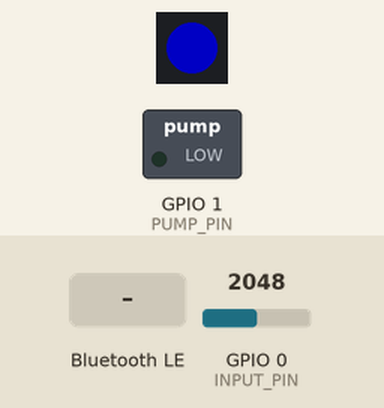
The sketch below on a simulated ESP32-C3. Parts: 1 RGB LEDs in strip order, left to right, switched loads named in the sketch (green lamp = pin HIGH). Inputs (shaded band) come from the test bench; at power-on: GPIO 0 (INPUT_PIN) = 2048. Dim RGB values are drawn brighter than linear; nothing arrives over Bluetooth unless stated; a phone connects over Bluetooth LE 3 s after start; what the sketch prints to the serial monitor is not drawn.

Above: at 1.3 s.
1.4 s: Bluetooth LE write "WT" received
At 2.79 s:
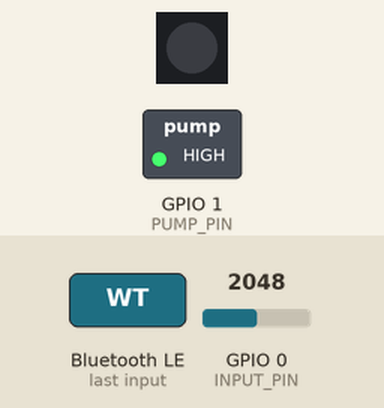
4.8 s: Bluetooth LE write "PT" received
At 6.45 s:
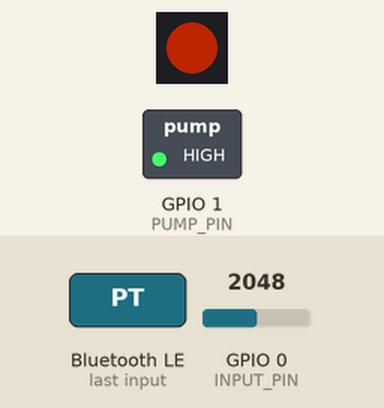
8.2 s: Bluetooth LE write "WN" received
11.6 s: Bluetooth LE write "WL" received
At 12.24 s:
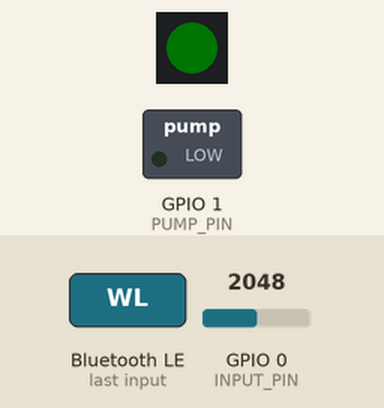
Timing chart, 0 to 16.0 s (numbered marks = the images above; inputs shaded):
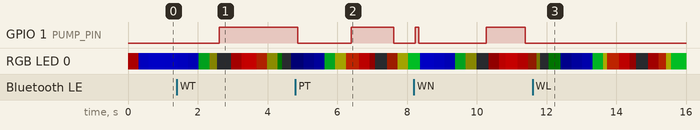

Measured:
- after the input at 1.4 s, GPIO 1 (PUMP_PIN): LOW → HIGH after 1.2 s
- after the input at 4.8 s, GPIO 1 (PUMP_PIN): HIGH → LOW after 0.07 s, → HIGH 1.5 s later, → LOW 1.2 s later
- after the input at 11.6 s, GPIO 1 (PUMP_PIN): stays LOW (without the input it goes to HIGH after 2.3 s)

The sketch:

SMTester2.ino
```cpp
// SMTester2 bbd
/* for M5Stamp C3 using Wartering Unit
 * Arduino 1.8.19
 * [環境設定]-[追加のボードマネージャのURL]
 * https://raw.githubusercontent.com/espressif/arduino-esp32/gh-pages/package_esp32_dev_index.json
 * [ESP32]-[ESP32C3 Dev Module]
 * Ambientのサンプルコードを参考にした。
 * https://github.com/AmbientDataInc/EnvSensorBleGw/blob/master/src/envSensor_esp32/BLE_BME280_bcast/BLE_BME280_bcast.ino
 * BLE_write.ino, BLE_notify.inoを参考にした。
 * https://github.com/electricbaka/bluejelly
 */

#include <Adafruit_NeoPixel.h>
#include <BLEDevice.h>
#include <BLEServer.h>
#include <BLEUtils.h>
#include <BLE2902.h>

#define TEST_MODE //水分計の戻り値をテストデータにする。

/*
 * コマンド:
 * WN   :今すぐ水やり
 * WL30 :水やりレベル設定（初期値:30）
 * YL40 :黄色レベル設定（初期値:40）
 * BL60 :青色レベル設定（初期値:60）
 * PT10 :ポンプ作動秒（初期値:10）
 * WT10 :待ち秒（初期値:10）
 */

// See the following for generating UUIDs:
// https://www.uuidgenerator.net/

#define SERVICE_UUID        "fd531f24-3c63-482a-bfb1-2c493e6f2c07"
#define CHARACTERISTIC_UUID "e953e123-8e3c-4de9-a70a-264898b4ea90"

#define INPUT_PIN 0
#define PUMP_PIN  1
#define LED_PIN   2

#define SECONDS(s)    ((s) * 1000)
#define MINUTES(m)    SECONDS((m) * 60)


#define ADVARTISE_TIME  SECONDS(5)
#define NOTIFY_TIME     100
#define HISTORY_TIME    MINUTES(20)


enum {
    IN_WLGT,  // 水分量％を調べる時間になった
    IN_WTNW,  // 今すぐ水やりコマンド, 水やり
    IN_POFF,  // ポンプOFFタイマーの時間になった
    IN_CNCT,  // 接続中になった
    IN_DCNT,  // 接続が解除された
    IN_ADDS,  // Advartiseデータ送信の時間になった
    IN_NTDS,  // notifyデータ送信の時間になった
    IN_HDAD,  // 履歴データ追加の時間になった
    IN_NOOP,  // 何もない
    NINPUTS
};

enum {
    AC_WLGT,  // 水分量％を調べる。タイマーリセット
    AC_PPON,  // ポンプON。 ポンプOFFタイマーセット
    AC_NPTR,  // 何もしない。 ポンプOFFタイマーリセット
    AC_POFF,  // ポンプOFF
    AC_AVDS,  // Advartiseデータ送信。ADタイマーリセット
    AC_NTDS,  // notifyデータ送信。notifyタイマーリセット
    AC_HDAD,  // 履歴データ追加の時間になった
    AC_NOOP,  // 何もしない。
    NACTIONS
};

enum {
    ST_WAIT,  // 待機
    ST_WTNG,  // 水やり中
    ST_CTWT,  // 接続中で待機
    ST_CTWG,  // 接続中で水やり中
    NSTATUS
};

static int action[NSTATUS][NINPUTS] = {
    { AC_WLGT, AC_PPON, AC_NOOP, AC_NOOP, AC_NOOP, AC_AVDS, AC_NTDS, AC_HDAD, AC_NOOP },
    { AC_WLGT, AC_NPTR, AC_POFF, AC_NOOP, AC_NOOP, AC_AVDS, AC_NTDS, AC_HDAD, AC_NOOP },
    { AC_WLGT, AC_PPON, AC_NOOP, AC_NOOP, AC_NOOP, AC_AVDS, AC_NTDS, AC_HDAD, AC_NOOP },
    { AC_WLGT, AC_NPTR, AC_POFF, AC_NOOP, AC_NOOP, AC_AVDS, AC_NTDS, AC_HDAD, AC_NOOP }
};

static int next_status[NSTATUS][NINPUTS] = {
    { ST_WAIT, ST_WTNG, ST_WAIT, ST_CTWT, ST_WAIT, ST_WAIT, ST_WAIT, ST_WAIT, ST_WAIT },
    { ST_WTNG, ST_WTNG, ST_WAIT, ST_CTWG, ST_WTNG, ST_WTNG, ST_WTNG, ST_WTNG, ST_WTNG },
    { ST_CTWT, ST_CTWG, ST_CTWT, ST_CTWT, ST_WAIT, ST_CTWT, ST_CTWT, ST_CTWT, ST_CTWT },
    { ST_CTWG, ST_CTWG, ST_CTWT, ST_CTWG, ST_WTNG, ST_CTWG, ST_CTWG, ST_CTWG, ST_CTWG }
};

bool deviceConnected = false;
bool prevDeviceConnected = false;

#define NCOLORS 5
static int colorRs[NCOLORS] = { 0x60, 0x50, 0x30, 0x00, 0x00 };
static int colorGs[NCOLORS] = { 0x00, 0x10, 0x30, 0x50, 0x00 };
static int colorBs[NCOLORS] = { 0x00, 0x00, 0x00, 0x10, 0x60 };
static int delays[NCOLORS] = { 4, 6, 8, 10, 12 };

//装置の状態
enum {
  stError,
  stWatering,
  stWaitRed,
  stWaitYellow,
  stWaitBlue
};

typedef struct {
  uint16_t count;             // 2:(0):カウント
  uint16_t wCount;            // 2:(2):水やりカウント
  uint8_t currentWaterLevel;  // 1:(4):現在の水分量%
  uint8_t status;             // 1:(5):状態
  uint8_t wateringLevel;      // 1:(6):水やりレベル
  uint8_t yellowLevel;        // 1:(7):黄色レベル
  uint8_t blueLevel;          // 1:(8):青色レベル
  uint8_t pumpTime;           // 1:(9):ポンプ作動秒
  uint8_t waitTime;           // 1:(10):待ち秒
} SALZData;

typedef struct {
  uint32_t millis;     //4
  uint8_t  waterLevel; //1
} HistoryData;

#define MAX_HD  200
HistoryData historyData[MAX_HD];

int lHd = 0;
int tHd = 0;
int bHd = 0;

typedef struct {
  SALZData sd;
  uint8_t iHd;
  uint8_t nHd;
  HistoryData hd;
  uint32_t nowMillis;
} SALZNotifyData;

static SALZNotifyData pSnd;


Adafruit_NeoPixel pixels(1, LED_PIN, NEO_GRB + NEO_KHZ800);

BLEServer         *pServer = NULL;
BLEService        *pService = NULL;
BLECharacteristic *pCharacteristic = NULL;
BLEAdvertising    *pAdvertising = NULL;

SALZData salzData;

unsigned long pumpTimeMillis = 0L;
unsigned long waitTimeMillis = 0L;
unsigned long advartiseTimeMillis = 0L;
unsigned long notifyTimeMillis = 0L;
unsigned long historyTimeMillis = 0L;

bool bForceWater = false;
bool bPump = false;


class MyServerCallbacks: public BLEServerCallbacks {
    void onConnect(BLEServer* pServer) {
      deviceConnected = true;
    };

    void onDisconnect(BLEServer* pServer) {
      deviceConnected = false;
    }
};


class MyCallbacks1: public BLECharacteristicCallbacks {
  void onWrite(BLECharacteristic *pCharacteristic) {
    std::string value = pCharacteristic->getValue();
    Serial.println("pCharacteristic->getValue();");

    if (value.length() > 0) {
      Serial.printf("Command:%s\n", value.c_str());
      std::string sCommand = value.substr(0, 2);
      int number = (value.length() > 2)
          ? std::stoi(value.substr(2)) : 0;

      if (sCommand == "WN") {
        Serial.printf("WN\n");
        bForceWater = true;
      }
      else if (sCommand == "WL") {
        Serial.printf("WL%d\n", number);
        salzData.wateringLevel = number;
      }
      else if (sCommand == "YL") {
        Serial.printf("YL%d\n", number);
        salzData.yellowLevel = number;
      }
      else if (sCommand == "BL") {
        Serial.printf("BL%d\n", number);
        salzData.blueLevel = number;
      }
      else if (sCommand == "PT") {
        Serial.printf("PT%d\n", number);
        salzData.pumpTime = number;
      }
      else if (sCommand == "WT") {
        Serial.printf("WT%d\n", number);
        salzData.waitTime = number;
      }
    }
  }
};


int
GetWl(void) {
  float val = 0.0;
  pinMode(INPUT_PIN, INPUT);
  for (int i = 0; i < 10; i++) {
    float v = analogRead(INPUT_PIN);
    val += v;
    delay(10);
  }
  return (int)(val / 10.0);
}


#ifdef TEST_MODE
int
GetCurrentWaterLevel(void) {
// テスト用 10～90の値を返す。
  static float th = 0.0;
  th += 2.0 * PI / 36.0;
  if (th > 2.0 * PI)
    th = 0.0;

// SALZmini2022と動作を合わせるため、呼ぶ
  int i = GetWl();

  return cos(th) * 40.0 + 50.0;
}


#else
int
GetCurrentWaterLevel(void) {
  //校正済の水分％を返す。
  //センサーを水に浸けた状態：1900
  //センサーを外に出した状態：2500
  const int wetWl = 1900;
  const int dryWl = 2500;
  int ret = (int)((1.0 - ((float)(GetWl() - wetWl) / (float)(dryWl - wetWl))) * 100.0);

  return (ret < 0) ? 0 : ((ret > 99) ? 99 : ret);
}
#endif


void
SetAdvartiseData(void) {
  // AdvartiseDataを設定する。送信は一定時間ごとに行われる。
  Serial.printf("\nSetData():wl:%d st:%d c:%d wC:%d\n",
      salzData.currentWaterLevel,
      salzData.status,
      salzData.count,
      salzData.wCount);

  BLEAdvertisementData oAdvertisementData = BLEAdvertisementData();

  oAdvertisementData.setName("SMT2");
  oAdvertisementData.setFlags(0x06); // BR_EDR_NOT_SUPPORTED | LE General Discoverable Mode

  std::string strServiceData = "";
  strServiceData += (char)0xff;   // AD Type 0xFF: Manufacturer specific data
  strServiceData += (char)0xff;   // Test manufacture ID low byte
  strServiceData += (char)0xff;   // Test manufacture ID high byte
  strServiceData += (char)salzData.currentWaterLevel;      // 水分量%
  strServiceData += (char)salzData.status;                 // 状態
  strServiceData += (char)(salzData.count & 0xff);         // カウントの下位バイト
  strServiceData += (char)((salzData.count >> 8) & 0xff);  // カウントの上位バイト
  strServiceData += (char)(salzData.wCount & 0xff);        // 水やりカウントの下位バイト
  strServiceData += (char)((salzData.wCount >> 8) & 0xff); // 水やりカウントの上位バイト
  strServiceData = (char)strServiceData.length() + strServiceData;
  oAdvertisementData.addData(strServiceData);

  pAdvertising->setAdvertisementData(oAdvertisementData);

  salzData.count = (++salzData.count < ULONG_MAX) ? salzData.count : 0;
}


int
GetDispLevel(void) {
  int ret;
  ret = (int)(((float)salzData.currentWaterLevel / 100.0) * (float)NCOLORS);
  ret = (ret > NCOLORS - 1) ? (NCOLORS - 1) : ret;
  return ret;
}

//---------------------------------------

void
task1(void * pvParameters) {
  int a = 0;
  int rPrev = 0;
  int gPrev = 0;
  int bPrev = 0;
  while (1) {
    int lv = GetDispLevel();
    a = (a < 360) ? ++a : 0;
    float v = (sin(PI * (float)a / 180.0) + 1.0) / 2.0;
    int r = (float)colorRs[lv] * v;
    int g = (float)colorGs[lv] * v;
    int b = (float)colorBs[lv] * v;

    if (r != rPrev || g != gPrev || b != bPrev) {
      pixels.setPixelColor(0, pixels.Color(r, g, b));    //Colorメソッド内の引数の順番は赤、緑、青
      pixels.show();
    }
    delay(delays[lv]);

    rPrev = r;
    gPrev = g;
    bPrev = b;
  }
}


unsigned long
TimeDiff(unsigned long t1, unsigned long t2) {
  if (t1 - t2 < 0)
    return t1 + (ULONG_MAX - t2);
  else
    return t1 - t2;
}


void
SetHistoryData(void)
{
  if (++bHd > MAX_HD - 1)
    bHd = 0;
  if (++lHd > MAX_HD - 1) {
    lHd = MAX_HD;
    if (++tHd > MAX_HD - 1) {
      tHd = 0;
    }
  }
  historyData[bHd].waterLevel = salzData.currentWaterLevel;
  historyData[bHd].millis = millis();
  Serial.printf("SetHistoryData[l:%d t:%d b:%d](%lu, %d)",
      lHd, tHd, bHd,
      historyData[bHd].millis,
      historyData[bHd].waterLevel
  );
}


void
NotifyData(void)
{
  SALZNotifyData snd;

  snd.sd = salzData;
  snd.nHd = lHd;
  if (snd.nHd > 0) {
    snd.iHd = (pSnd.iHd + 1) % lHd;
    snd.hd = historyData[(snd.iHd + tHd) % MAX_HD];
  }
  else {
    snd.iHd = -1;
    snd.hd.millis = 0L;
    snd.hd.waterLevel = 0;
  }
  snd.nowMillis = millis();

  pCharacteristic->setValue((uint8_t*)&snd, sizeof(SALZNotifyData));
  pCharacteristic->notify();
  pSnd = snd;
}


int
GetInput(void) {
  int input = IN_NOOP;

  if (TimeDiff(millis(), waitTimeMillis) > SECONDS(salzData.waitTime)) {
    Serial.print("w");
    input = IN_WLGT;
  }
  else if (TimeDiff(millis(), advartiseTimeMillis) > ADVARTISE_TIME) {
    Serial.print("A");
    input = IN_ADDS;
  }
  else if (TimeDiff(millis(), historyTimeMillis) > HISTORY_TIME) {
    Serial.print("h");
    input = IN_HDAD;
  }
  else if (deviceConnected == true && TimeDiff(millis(), notifyTimeMillis) > NOTIFY_TIME) {
    Serial.print("N");
    input = IN_NTDS;
  }
  else if (bForceWater || salzData.currentWaterLevel < salzData.wateringLevel) {
    Serial.print("W");
    bForceWater = false;
    input = IN_WTNW;
  }
  else if (bPump && TimeDiff(millis(), pumpTimeMillis) > SECONDS(salzData.pumpTime)) {
    Serial.print("P");
    input = IN_POFF;
  }
  else if (prevDeviceConnected == false && deviceConnected == true) {
    Serial.print("C");
    prevDeviceConnected = deviceConnected;
    input = IN_CNCT;
  }
  else if (prevDeviceConnected == true && deviceConnected == false) {
    Serial.print("D");
    delay(500); // give the bluetooth stack the chance to get things ready
    pServer->startAdvertising(); // restart advertising
    prevDeviceConnected = deviceConnected;
    input = IN_DCNT;
  }
  else {
    input = IN_NOOP;
  }

  // その他の処理
  if (salzData.currentWaterLevel < salzData.yellowLevel) {
    salzData.status = stWaitRed;
  }
  else if (salzData.currentWaterLevel < salzData.blueLevel) {
    salzData.status = stWaitYellow;
  }
  else {
    salzData.status = stWaitBlue;
  }

  return input;
}


void
setup(void) {
  memset(&salzData, 0, sizeof(SALZData));
  salzData.count = 0;
  salzData.wCount = 0;
  salzData.currentWaterLevel = 0;
  salzData.status = stError;
  salzData.wateringLevel = 30;
  salzData.yellowLevel = 40;
  salzData.blueLevel = 60;
  salzData.pumpTime = 10;
  salzData.waitTime = 10;

  pSnd.sd = salzData;
  pSnd.iHd = -1;
  pSnd.nHd = 0;
  pSnd.hd.waterLevel = 0;
  pSnd.hd.millis = 0L;
  pSnd.nowMillis = 0L;

  Serial.begin(115200);
  Serial.print("SMTester2\n");

  pixels.begin();

  pinMode(INPUT_PIN, INPUT);
  pinMode(PUMP_PIN, OUTPUT);

  // Initialize the BLE environment
  BLEDevice::init("SMTester2");

  // Create the server
  pServer = BLEDevice::createServer();
  pServer->setCallbacks(new MyServerCallbacks());

  // Create the service
  pService = pServer->createService(SERVICE_UUID);

  // Create the characteristic 1
  pCharacteristic = pService->createCharacteristic(
                     CHARACTERISTIC_UUID,
                     BLECharacteristic::PROPERTY_READ |
                     BLECharacteristic::PROPERTY_WRITE |
                     BLECharacteristic::PROPERTY_NOTIFY |
                     BLECharacteristic::PROPERTY_INDICATE
                  );
  pCharacteristic->setCallbacks(new MyCallbacks1());

  // Create a BLE Descriptor
  pCharacteristic->addDescriptor(new BLE2902());

  // Set the characteristic value
  //pCharacteristic->setValue("Hello World");

  // Start the service
  pService->start();

  pAdvertising = pServer->getAdvertising();
  pAdvertising->addServiceUUID(SERVICE_UUID);
  pAdvertising->setScanResponse(true);
  pAdvertising->setMinPreferred(0x0);  // set value to 0x00 to not advertise this parameter
  BLEDevice::startAdvertising();
  Serial.println("Waiting a client connection to notify...");

  // Task 1
  xTaskCreatePinnedToCore(
                  task1,     /* Function to implement the task */
                  "task1",   /* Name of the task */
                  4096,      /* Stack size in words */
                  NULL,      /* Task input parameter */
                  1,         /* Priority of the task */
                  NULL,      /* Task handle. */
                  0);        /* Core where the task should run */

  salzData.currentWaterLevel = GetCurrentWaterLevel();
  SetAdvartiseData();
  SetHistoryData();
}


void
loop(void) {
    static int status = ST_WAIT;
    int input = GetInput(); // 入力を決定します。
    switch (action[status][input]) { // status と input から次の action を決定します。
    case AC_WLGT:  // 水分量％を調べる。タイマーリセット
        Serial.print("1");
        // 水分量%を取得する。
        salzData.currentWaterLevel = GetCurrentWaterLevel();
        waitTimeMillis = millis();
        break;
    case AC_PPON:  // ポンプON。 ポンプOFFタイマーセット
        Serial.print("2");
        digitalWrite(PUMP_PIN, true);
        salzData.wCount = (++salzData.wCount < ULONG_MAX) ? salzData.wCount : 0;
        bPump = true;
        pumpTimeMillis = millis();
        break;
    case AC_NPTR:  // 何もしない。 ポンプOFFタイマーリセット
        Serial.print("3");
        bPump = true;
        pumpTimeMillis = millis();
        break;
    case AC_POFF:  // ポンプOFF
        Serial.print("4");
        digitalWrite(PUMP_PIN, false);
        bPump = false;
        break;
    case AC_AVDS:  // Advartiseデータ設定。ADタイマーリセット
        Serial.print("5");
        SetAdvartiseData();
        advartiseTimeMillis = millis();
        break;
    case AC_NTDS:  // notifyデータ送信。notifyタイマーリセット
        Serial.print("6");
        NotifyData();
        notifyTimeMillis = millis();
        break;
    case AC_HDAD:  // 履歴データ追加。履歴タイマーリセット
        Serial.print("7");
        SetHistoryData();
        historyTimeMillis = millis();
        break;
    case AC_NOOP:  // 何もしない。
        Serial.print("8");
        break;
    }
    status = next_status[status][input]; // status と input から次の stat を決定します。
}
```
